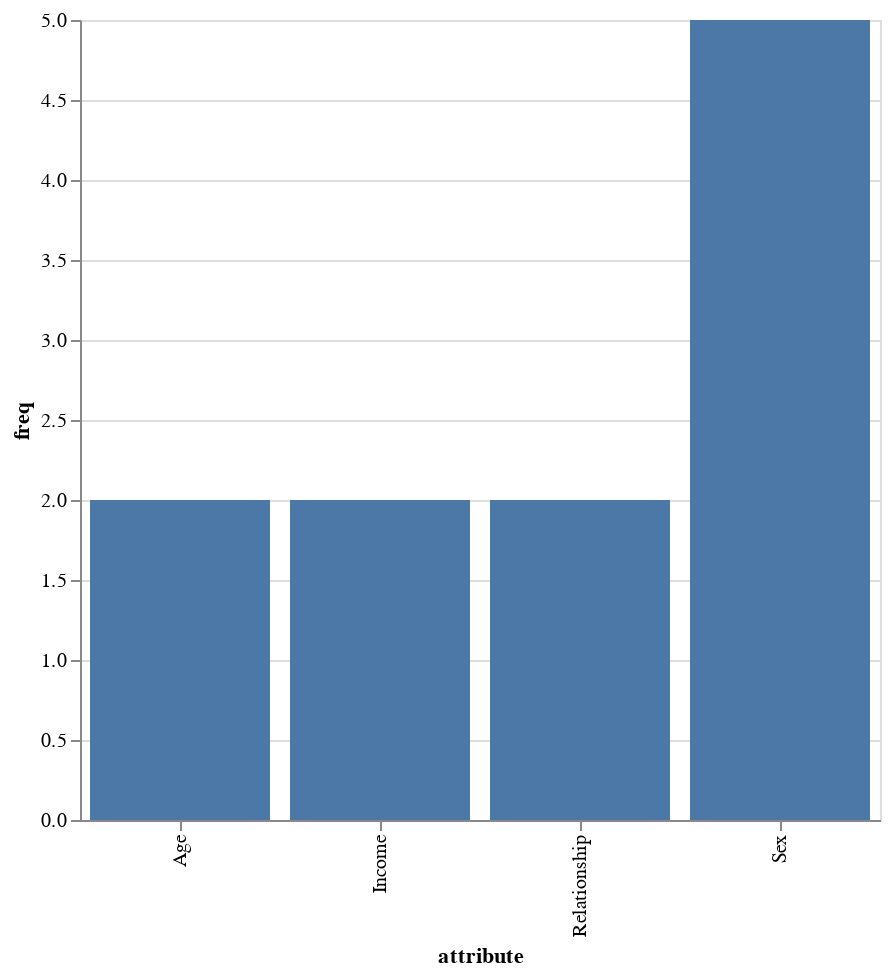

Notebook code cell kept with this figure:
### Code cell
import altair as alt

pdf = noisy_cells_df.toPandas()
alt.Chart(pdf).mark_bar().encode(x=alt.X('attribute'), y=alt.Y('count()', axis=alt.Axis(title='freq'))).properties(width=400, height=400)

### Figure 1 — Vega-Lite specification as saved in the notebook (floating-point values rounded to 4 significant figures)
{"config": {"view": {"continuousWidth": 400, "continuousHeight": 300}}, "data": {"name": "data-500b3f534e37d38058d6b8d7ecc26f14"}, "mark": "bar", "encoding": {"x": {"type": "nominal", "field": "attribute"}, "y": {"type": "quantitative", "aggregate": "count", "axis": {"title": "freq"}}}, "height": 400, "width": 400, "$schema": "https://vega.github.io/schema/vega-lite/v4.8.1.json", "datasets": {"data-500b3f534e37d38058d6b8d7ecc26f14": [{"tid": "3", "attribute": "Sex", "current_value": null}, {"tid": "4", "attribute": "Relationship", "current_value": "Husband"}, {"tid": "4", "attribute": "Sex", "current_value": "Female"}, {"tid": "5", "attribute": "Age", "current_value": null}, {"tid": "5", "attribute": "Income", "current_value": null}, {"tid": "7", "attribute": "Sex", "current_value": null}, {"tid": "11", "attribute": "Relationship", "current_value": "Husband"}, {"tid": "11", "attribute": "Sex", "current_value": "Female"}, {"tid": "12", "attribute": "Sex", "current_value": null}, {"tid": "12", "attribute": "Age", "current_value": null}, {"tid": "16", "attribute": "Income", "current_value": null}]}}
